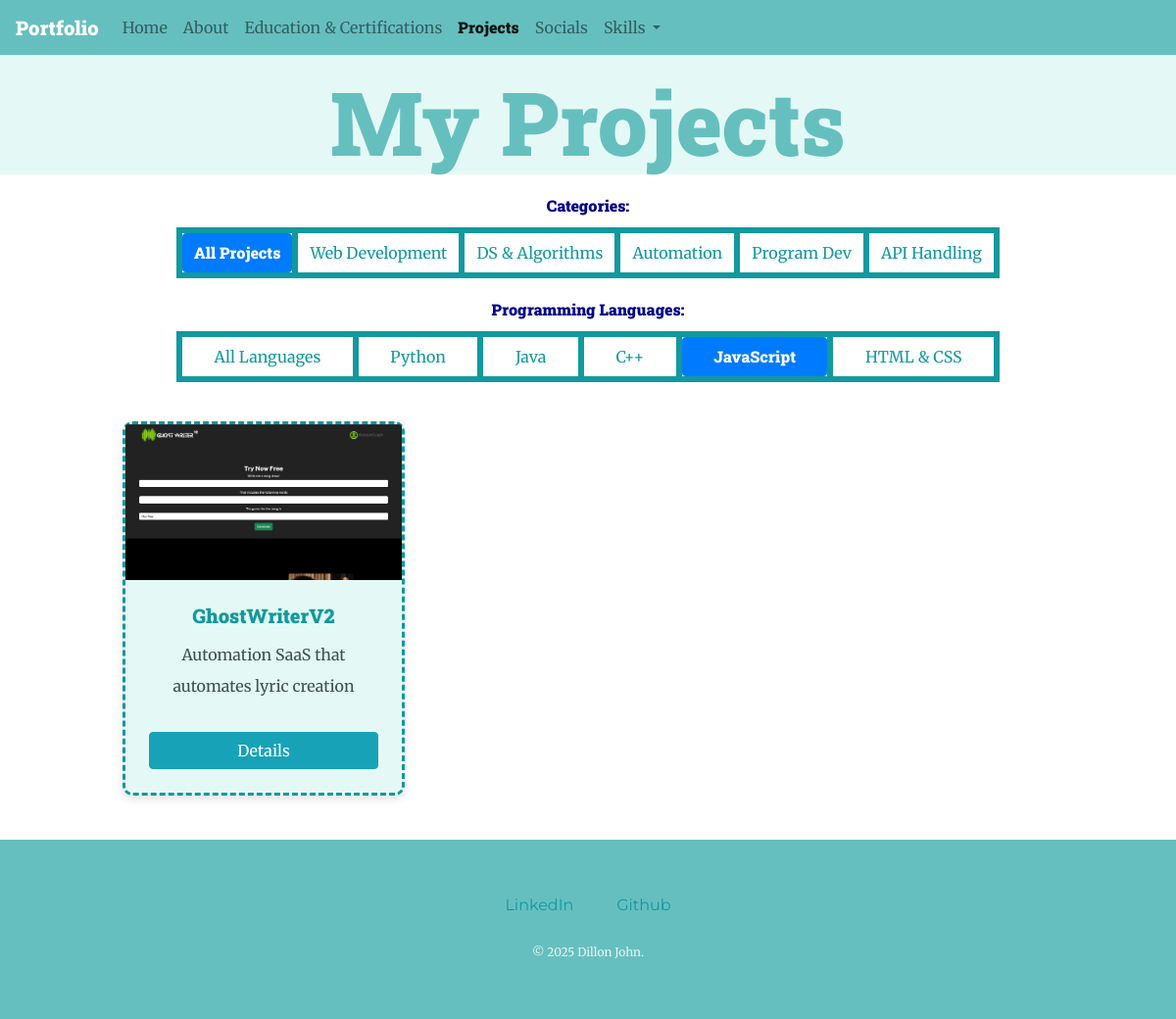
The page /projects/?language=JavaScript on the database as committed earlier.
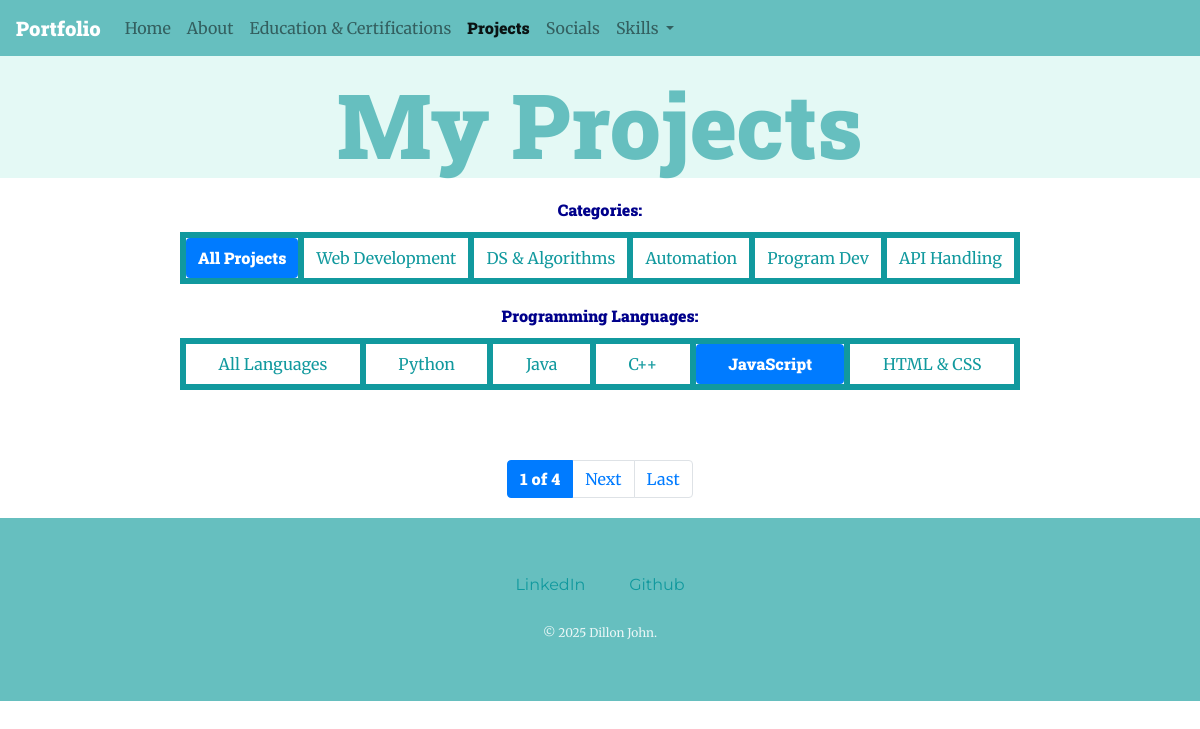
The same page on the database as committed later.
### Portfolio/models.py (models this page shows, shortened)
class Project(models.Model):
    title = models.CharField(max_length=100, blank=True)
    subtitle = models.CharField(max_length=100,  blank=True)
    description = models.TextField(blank=True, null=True)
    programming_language = ManyToManyField('Language', blank=True)
    technologies = models.CharField(max_length=100, blank=True)
    category = ManyToManyField('Category', blank=True)
    github_link = models.URLField(blank=True, null=True)
    live_demo_link = models.URLField(blank=True, null=True)
    image = models.ImageField(upload_to='projects', blank=True, null=True)
    image2 = models.ImageField(upload_to='projects', blank=True, null=True)
    image3 = models.ImageField(upload_to='projects', blank=True, null=True)
    image4 = models.ImageField(upload_to='projects', blank=True, null=True)
    video = models.FileField(upload_to='projects', blank=True, null=True)
    created_at = models.DateTimeField(auto_now_add=True)
    slug = models.SlugField(unique=True, blank=True)

### Portfolio/views.py (the view)
# urls.py: path('projects/', views.ProjectListView.as_view(), name='projects'),
class ProjectListView(ListView):
    model = Project
    template_name = 'Portfolio/allProjects.html'
    ordering = ['title']
    context_object_name = 'projects'
    paginate_by = 6
    def get_queryset(self):
        queryset = super().get_queryset()
        return queryset
    def get_context_data(self, **kwargs):
        context = super().get_context_data(**kwargs)
        context['categories'] = Category.objects.all()
        context['languages'] = Language.objects.all()
        context['selected_category'] = self.request.GET.get('category', 'all')
        context['selected_language'] = self.request.GET.get('language', 'all')
        return context

### Portfolio/templates/Portfolio/allProjects.html (shortened to what this page needs)
{% extends 'base.html' %}
{% load static %}
{% block content %}
<div class="topPage">
    <h1 style="font-family: 'RobotoSlabDark', 'sans-serif'" > My Projects</h1>
</div>
    <span style="text-align: center; font-family: 'RobotoSlabDark', 'sans-serif'; color: darkblue; display: block; margin: 20px 0 10px 0;">Categories:</span>
<section id="category-select">
<ul class="nav nav-pills nav-fill filter-nav">
  <li class="nav-item">
    <a class="nav-link active" href="#" data-category="all">All Projects</a>
  </li>
  <li class="nav-item">
    <a class="nav-link" href="#" data-category="Web Development">Web Development</a>
  </li>
  <li class="nav-item">
    <a class="nav-link" href="#" data-category="Data Structures & Algorithms">DS & Algorithms</a>
  </li>
  <li class="nav-item">
    <a class="nav-link" href="#" data-category="Automation Scripting">Automation</a>
  </li>
  <li class="nav-item">
    <a class="nav-link" href="#" data-category="Program Development">Program Dev</a>
  </li>
  <li class="nav-item">
    <a class="nav-link" href="#" data-category="API Handling">API Handling</a>
  </li>
</ul>
</section>
     <span style="text-align: center; font-family: 'RobotoSlabDark', 'sans-serif'; color: darkblue; display: block; margin: 20px 0 10px 0;">Programming Languages:</span>
<section id="language-select">
<ul class="nav nav-pills nav-fill filter-nav" >
  <li class="nav-item">
    <a class="nav-link active" href="#" data-language="all">All Languages</a>
  </li>
  <li class="nav-item">
    <a class="nav-link" href="#" data-language="Python">Python</a>
  </li>
  <li class="nav-item">
    <a class="nav-link" href="#" data-language="Java">Java</a>
  </li>
  <li class="nav-item">
    <a class="nav-link" href="#" data-language="CPP">C++</a>
  </li>
  <li class="nav-item">
    <a class="nav-link" href="#" data-language="JavaScript">JavaScript</a>
  </li>
  <li class="nav-item">
    <a class="nav-link" href="#" data-language="HTML">HTML & CSS</a>
</ul>
</section>
<div class="pythonTable">
    <div class="row gy-3">
        {% for project in projects %}
            <div class="col-12 col-sm-6 col-lg-4 project-item"
                 data-categories="{% for category in project.category.all %}{{ category.name }}{% if not forloop.last %},{% endif %}{% endfor %}"
                 data-languages="{% for language in project.programming_language.all %}{{ language.name }}{% if not forloop.last %},{% endif %}{% endfor %}">
                <div class="card h-100">
                    {% if project.image %}
                        <img class="card-img-top img-fluid" src="{{ project.image.url }}" alt="{{ project.title }}">
                    {% else %}
                        <img class="card-img-top img-fluid alt-img" src="{% static 'Portfolio/images/placeholderImg.jpg' %}" alt="Project placeholder image">
                    {% endif %}
                    <div class="card-body d-flex flex-column">
                        <h5 class="card-title">{{ project.title }}</h5>
                        <p class="card-text">{{ project.subtitle }}</p>
                        <a href="{% url 'project-detail' project.pk %}" class="btn btn-info mt-auto">Details</a>
                    </div>
                </div>
            </div>
        {% endfor %}
    </div>
</div>
{% if is_paginated %}
<nav aria-label="Projects pagination">
    <ul class="pagination justify-content-center mt-4">
        <li class="page-item active">
            <span class="page-link">{{ page_obj.number }} of {{ page_obj.paginator.num_pages }}</span>
        </li>
        {% if page_obj.has_next %}
            <li class="page-item">
                <a class="page-link" href="?page={{ page_obj.next_page_number }}">Next</a>
            </li>
            <li class="page-item">
                <a class="page-link" href="?page={{ page_obj.paginator.num_pages }}">Last</a>
            </li>
        {% endif %}
    </ul>
</nav>
{% endif %}
    {% include 'Portfolio/includes/footer.html' %}
{% endblock %}

Rows that differ between the two databases and show on the page:
no longer on this page (row edited): Project: image (picture), title "GhostWriterV2", subtitle "Automation SaaS that automates lyric creation"
Other text that changed with them:
{{ page_obj.number }}: (not shown) → "1"
{{ page_obj.paginator.num_pages }}: (not shown) → "4"
text now shown: "of Next Last"
